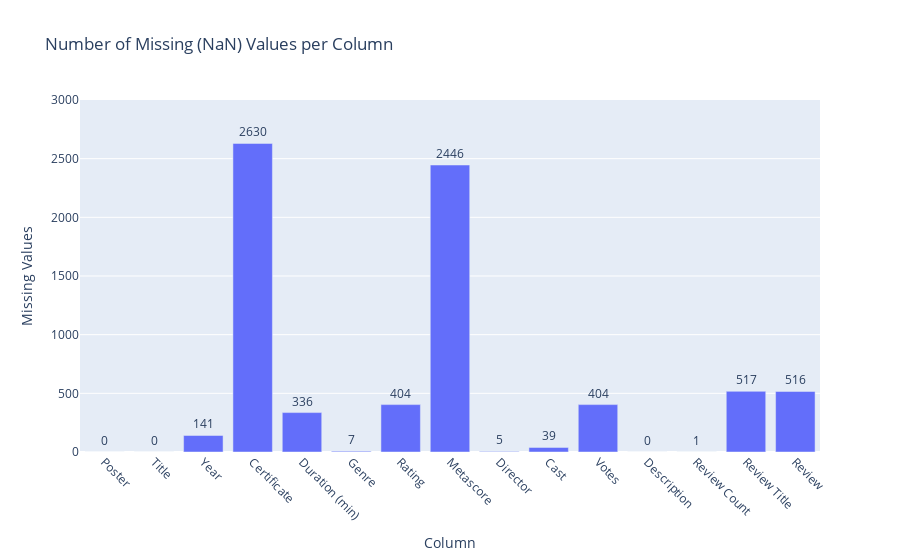

The notebook cell saved with this chart:
### Markdown cell above
### ⚠️ **Missing Values**
---

This step identifies and handles missing values (NaN) in the dataset.  
Columns with missing data need proper treatment to ensure the recommendation system works correctly.

### Code cell
import pandas as pd
import plotly.express as px

# Count NaN per column
nan_counts = df.isna().sum().reset_index()
nan_counts.columns = ["Column", "NaN_Count"]

# Visualization
fig = px.bar(
    nan_counts,
    x="Column",
    y="NaN_Count",
    text="NaN_Count",
    title="Number of Missing (NaN) Values per Column",
    labels={"Column": "Column", "NaN_Count": "Missing Values"}
)

fig.update_traces(textposition="outside")
fig.update_layout(xaxis_tickangle=45)

fig.update_layout(yaxis=dict(range=[0, 3000]))  

fig.show()

### Figure 1 — Plotly figure (JSON) as saved in the notebook; plotly's stock layout.template omitted (floating-point values rounded to 4 significant figures)
{"data": [{"hovertemplate": "Column=%{x}<br>Missing Values=%{text}<extra></extra>", "legendgroup": "", "marker": {"color": "#636efa", "pattern": {"shape": ""}}, "name": "", "orientation": "v", "showlegend": false, "text": [0.0, 0.0, 141.0, 2630.0, 336.0, 7.0, 404.0, 2446.0, 5.0, 39.0, 404.0, 0.0, 1.0, 517.0, 516.0], "textposition": "outside", "type": "bar", "x": ["Poster", "Title", "Year", "Certificate", "Duration (min)", "Genre", "Rating", "Metascore", "Director", "Cast", "Votes", "Description", "Review Count", "Review Title", "Review"], "xaxis": "x", "y": [0, 0, 141, 2630, 336, 7, 404, 2446, 5, 39, 404, 0, 1, 517, 516], "yaxis": "y"}], "layout": {"barmode": "relative", "legend": {"tracegroupgap": 0}, "title": {"text": "Number of Missing (NaN) Values per Column"}, "xaxis": {"anchor": "y", "domain": [0, 1], "tickangle": 45, "title": {"text": "Column"}}, "yaxis": {"anchor": "x", "domain": [0, 1], "range": [0, 3000], "title": {"text": "Missing Values"}}}}
